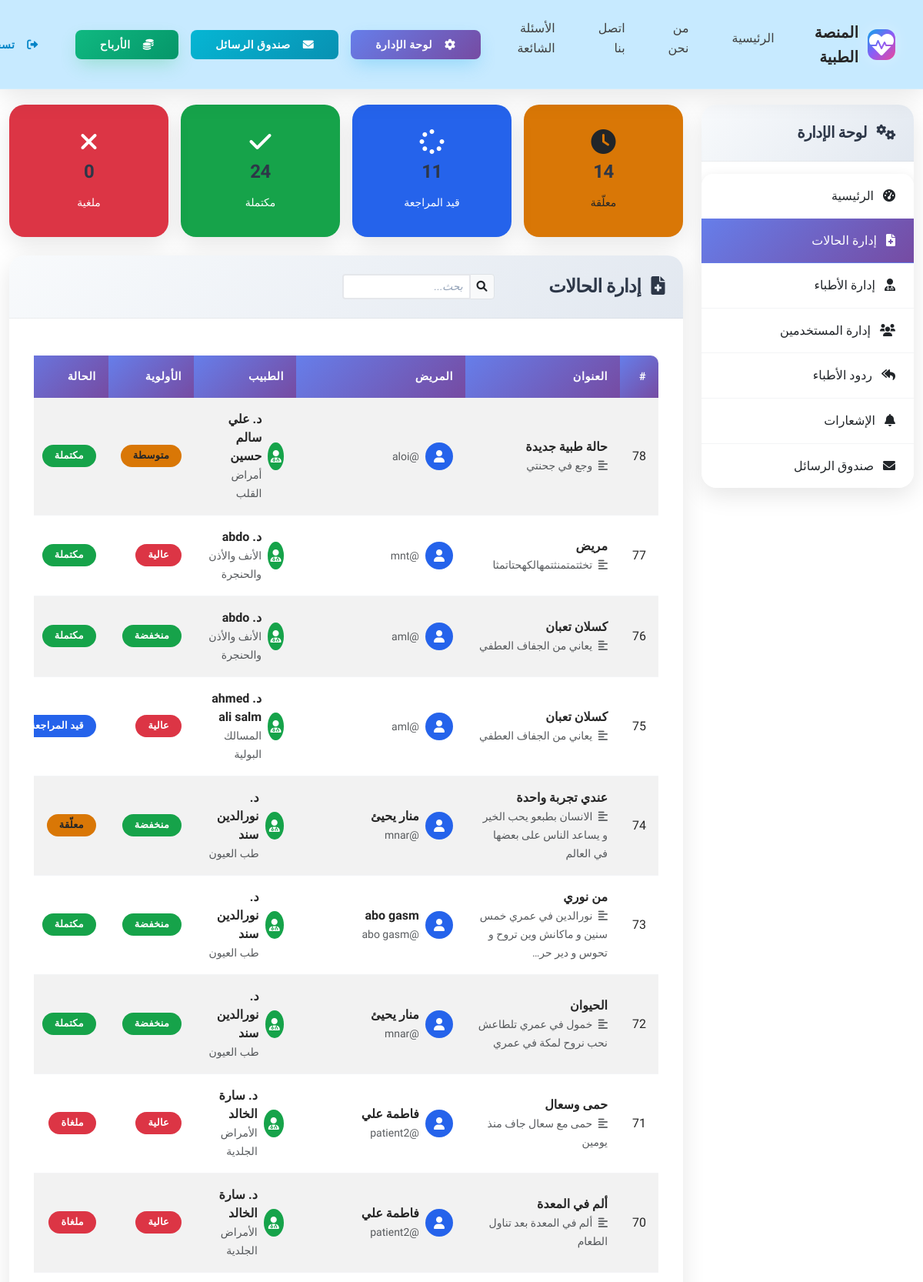
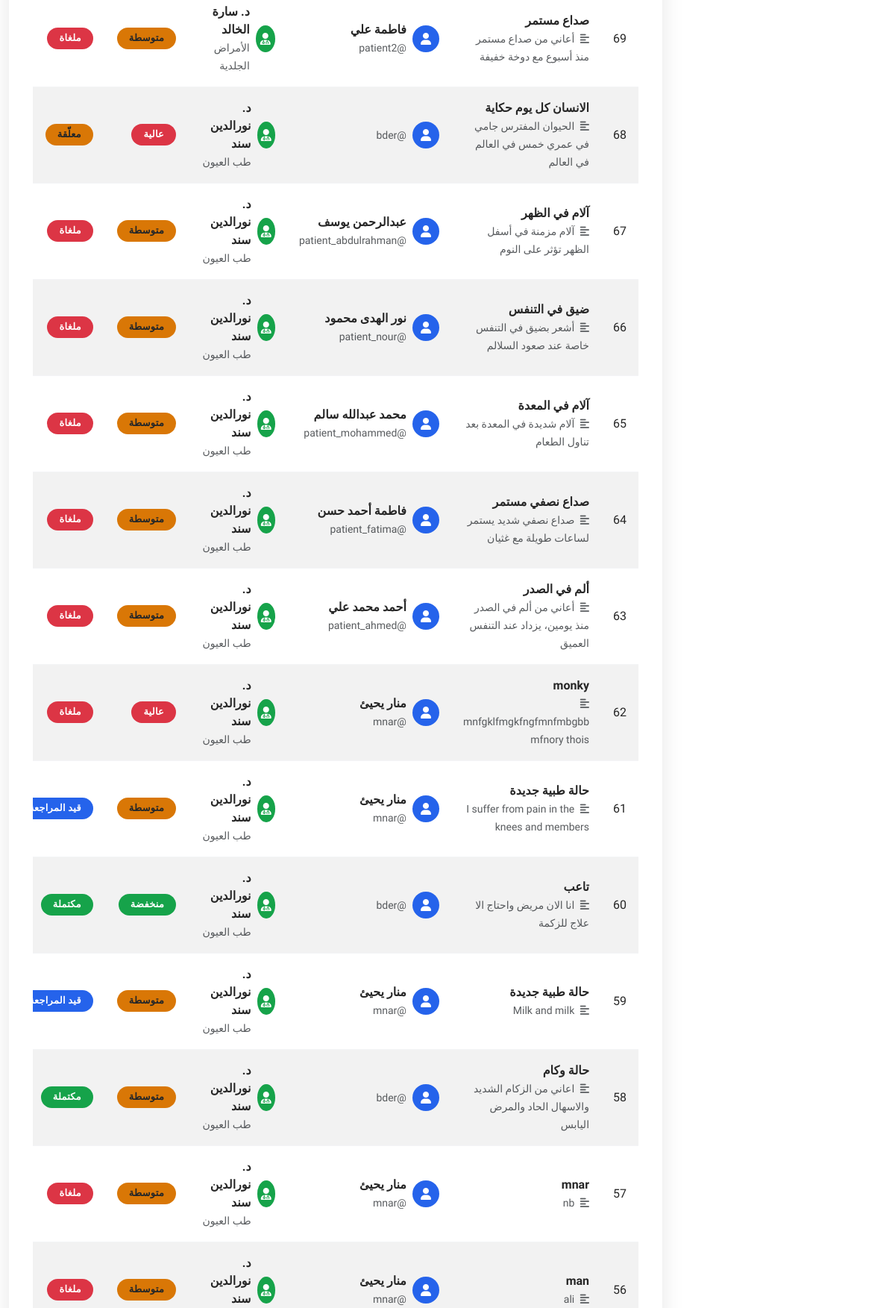
The app's page /admin-panel/cases/ (signed in, upper part) with its own data (2 pictures, top to bottom).
### patients/models.py (models this page shows, shortened)
class MedicalCase(models.Model):
    PRIORITY_CHOICES = (
        ('low', 'منخفضة'),
        ('medium', 'متوسطة'),
        ('high', 'عالية'),
        ('urgent', 'عاجلة'),
    )
    STATUS_CHOICES = (
        ('pending', 'قيد الانتظار'),
        ('in_progress', 'قيد المراجعة'),
        ('completed', 'تم الرد'),
        ('cancelled', 'ملغية'),
    )
    patient = models.ForeignKey(Patient, on_delete=models.CASCADE, related_name='medical_cases')
    doctor = models.ForeignKey(Doctor, on_delete=models.SET_NULL, null=True, blank=True, related_name='assigned_cases')
    title = models.CharField(max_length=200, default='حالة طبية جديدة')
    description = models.TextField()
    symptoms = models.TextField(blank=True, verbose_name="الأعراض")
    title_translated = models.CharField(max_length=200, blank=True, null=True, verbose_name="العنوان المترجم")
    description_translated = models.TextField(blank=True, null=True, verbose_name="الوصف المترجم")
    source_language = models.CharField(max_length=2, choices=[('ar', 'العربية'), ('en', 'English')], default='ar', verbose_name="اللغة الأصلية")
    translation_confidence = models.FloatField(default=0.0, verbose_name="مستوى الثقة في الترجمة")
    priority = models.CharField(max_length=10, choices=PRIORITY_CHOICES, default='medium')
    status = models.CharField(max_length=15, choices=STATUS_CHOICES, default='pending')
    created_at = models.DateTimeField(auto_now_add=True)
    updated_at = models.DateTimeField(auto_now=True)
    expected_response_time = models.DateTimeField(blank=True, null=True)
    class Meta:
        verbose_name = 'حالة طبية'
        verbose_name_plural = 'الحالات الطبية'
        ordering = ['-created_at']

class Patient(models.Model):
    user = models.OneToOneField(User, on_delete=models.CASCADE)
    date_of_birth = models.DateField(blank=True, null=True)
    gender = models.CharField(max_length=10, choices=[('male', 'ذكر'), ('female', 'أنثى')], blank=True)
    blood_type = models.CharField(max_length=5, blank=True)
    medical_history = models.TextField(blank=True)
    allergies = models.TextField(blank=True)
    emergency_contact = models.CharField(max_length=15, blank=True)
    created_at = models.DateTimeField(auto_now_add=True)
    updated_at = models.DateTimeField(auto_now=True)
    class Meta:
        verbose_name = 'مريض'
        verbose_name_plural = 'المرضى'

### accounts/models.py (models this page shows, shortened)
class CustomUser(AbstractUser):
    USER_TYPE_CHOICES = (
        ('patient', 'مريض'),
        ('doctor', 'طبيب'),
        ('admin', 'مشرف'),
    )
    user_type = models.CharField(max_length=10, choices=USER_TYPE_CHOICES, default='patient')
    phone_number = models.CharField(max_length=15, blank=True, null=True)
    profile_picture = models.ImageField(upload_to='profile_pics/', blank=True, null=True)
    is_verified = models.BooleanField(default=False)
    created_at = models.DateTimeField(auto_now_add=True)
    updated_at = models.DateTimeField(auto_now=True)

### doctors/models.py (models this page shows, shortened)
class Doctor(models.Model):
    SPECIALIZATION_CHOICES = (
        ('general', 'طب عام'),
        ('cardiology', 'أمراض القلب'),
        ('dermatology', 'الأمراض الجلدية'),
        ('neurology', 'الأمراض العصبية'),
        ('orthopedics', 'العظام'),
        ('pediatrics', 'طب الأطفال'),
        ('psychiatry', 'الطب النفسي'),
        ('gynecology', 'أمراض النساء'),
        ('urology', 'المسالك البولية'),
        ('ophthalmology', 'طب العيون'),
        ('ent', 'الأنف والأذن والحنجرة'),
        ('dentistry', 'طب الأسنان'),
    )
    STATUS_CHOICES = (
        ('pending', 'قيد المراجعة'),
        ('approved', 'مقبول'),
        ('rejected', 'مرفوض'),
    )
    user = models.OneToOneField(User, on_delete=models.CASCADE)
    specialization = models.CharField(max_length=20, choices=SPECIALIZATION_CHOICES)
    license_number = models.CharField(max_length=50, unique=True)
    license_image = models.ImageField(upload_to='doctor_licenses/')
    country = models.CharField(max_length=50)
    bio = models.TextField()
    experience_years = models.PositiveIntegerField(default=0)
    consultation_fee = models.DecimalField(max_digits=10, decimal_places=2, default=100.00, verbose_name="رسوم الاستشارة")
    emergency_fee = models.DecimalField(max_digits=10, decimal_places=2, default=200.00, verbose_name="رسوم الطوارئ")
    follow_up_fee = models.DecimalField(max_digits=10, decimal_places=2, default=75.00, verbose_name="رسوم المتابعة")
    currency = models.CharField(max_length=3, default='SAR', verbose_name="العملة")
    accepts_insurance = models.BooleanField(default=False, verbose_name="يقبل التأمين")
    rating = models.DecimalField(max_digits=3, decimal_places=2, default=0.00)
    total_reviews = models.PositiveIntegerField(default=0)
    status = models.CharField(max_length=10, choices=STATUS_CHOICES, default='pending')
    is_available = models.BooleanField(default=True)
    preferred_language = models.CharField(max_length=2, choices=[('ar', 'العربية'), ('en', 'English')], default='ar', verbose_name="اللغة المفضلة")
    created_at = models.DateTimeField(auto_now_add=True)
    updated_at = models.DateTimeField(auto_now=True)
    class Meta:
        verbose_name = 'طبيب'
        verbose_name_plural = 'الأطباء'

### admin_panel/views/__init__.py (the view)
# urls.py: path('cases/', views.ManageCasesView.as_view(), name='manage_cases'),
class ManageCasesView(AdminRequiredMixin, TemplateView):
    template_name = 'admin_panel/manage_cases.html'
    def get_context_data(self, **kwargs):
        context = super().get_context_data(**kwargs)
        context['all_cases'] = MedicalCase.objects.select_related(
            'patient__user', 'doctor__user'
        ).prefetch_related('attachments', 'responses').select_related(
            'patient__user', 'doctor__user'
        ).prefetch_related('attachments', 'responses').order_by('-created_at')
        context['pending_cases'] = MedicalCase.objects.filter(status='pending').count()
        context['in_progress_cases'] = MedicalCase.objects.filter(status='in_progress').count()
        context['completed_cases'] = MedicalCase.objects.filter(status='completed').count()
        context['cancelled_cases'] = MedicalCase.objects.filter(status='cancelled').count()
        return context

### templates/admin_panel/manage_cases.html (shortened to what this page needs)
{% extends 'base.html' %}
{% load i18n %}
{% block content %}
<div class="container-fluid py-4">
    <div class="row">
        <div class="col-md-3 mb-4">
            <div class="card">
                <div class="card-header bg-primary text-white">
                    <h5 class="mb-0">
                        <i class="fas fa-cogs me-2"></i>
                        {% trans "لوحة الإدارة" %}
                    </h5>
                </div>
                <div class="list-group list-group-flush">
                    <a href="{% url 'admin_panel:dashboard' %}" class="list-group-item list-group-item-action">
                        <i class="fas fa-tachometer-alt me-2"></i>
                        {% trans "الرئيسية" %}
                    </a>
                    <a href="{% url 'admin_panel:manage_cases' %}" class="list-group-item list-group-item-action active">
                        <i class="fas fa-file-medical me-2"></i>
                        {% trans "إدارة الحالات" %}
                    </a>
                    <a href="{% url 'admin_panel:manage_doctors' %}" class="list-group-item list-group-item-action">
                        <i class="fas fa-user-md me-2"></i>
                        {% trans "إدارة الأطباء" %}
                    </a>
                    <a href="{% url 'admin_panel:manage_users' %}" class="list-group-item list-group-item-action">
                        <i class="fas fa-users me-2"></i>
                        {% trans "إدارة المستخدمين" %}
                    </a>
                    <a href="{% url 'admin_panel:responses' %}" class="list-group-item list-group-item-action">
                        <i class="fas fa-reply-all me-2"></i>
                        {% trans "ردود الأطباء" %}
                    </a>
                    <a href="{% url 'admin_panel:notifications' %}" class="list-group-item list-group-item-action">
                        <i class="fas fa-bell me-2"></i>
                        {% trans "الإشعارات" %}
                    </a>
                    <a href="{% url 'admin_panel:messages' %}" class="list-group-item list-group-item-action">
                        <i class="fas fa-envelope me-2"></i>
                        صندوق الرسائل
                    </a>
                </div>
            </div>
        </div>
        <div class="col-md-9">
            <div class="row mb-4 g-3">
                <div class="col-6 col-md-3">
                    <div class="card bg-warning text-dark">
                        <div class="card-body text-center">
                            <i class="fas fa-clock fa-2x mb-2"></i>
                            <h4>{{ pending_cases|default:0 }}</h4>
                            <small>{% trans "معلّقة" %}</small>
                        </div>
                    </div>
                </div>
                <div class="col-6 col-md-3">
                    <div class="card bg-info text-white">
                        <div class="card-body text-center">
                            <i class="fas fa-spinner fa-2x mb-2"></i>
                            <h4>{{ in_progress_cases|default:0 }}</h4>
                            <small>{% trans "قيد المراجعة" %}</small>
                        </div>
                    </div>
                </div>
                <div class="col-6 col-md-3">
                    <div class="card bg-success text-white">
                        <div class="card-body text-center">
                            <i class="fas fa-check fa-2x mb-2"></i>
                            <h4>{{ completed_cases|default:0 }}</h4>
                            <small>{% trans "مكتملة" %}</small>
                        </div>
                    </div>
                </div>
                <div class="col-6 col-md-3">
                    <div class="card bg-danger text-white">
                        <div class="card-body text-center">
                            <i class="fas fa-times fa-2x mb-2"></i>
                            <h4>{{ cancelled_cases|default:0 }}</h4>
                            <small>{% trans "ملغية" %}</small>
                        </div>
                    </div>
                </div>
            </div>
            <div class="card">
                <div class="card-header bg-gradient-primary text-white">
                    <div class="row align-items-center">
                        <div class="col-md-6">
                            <h4 class="mb-0">
                                <i class="fas fa-file-medical me-2"></i>
                                {% trans "إدارة الحالات" %}
                            </h4>
                        </div>
                        <div class="col-md-6 text-end">
                            <div class="input-group input-group-sm" style="max-width: 280px; float: inline-end;">
                                <span class="input-group-text"><i class="fas fa-search"></i></span>
                                <input type="text" class="form-control table-search" placeholder="{% trans 'بحث...' %}" data-table-target="#casesTable">
                            </div>
                        </div>
                    </div>
                </div>
                <div class="card-body">
                    <div class="table-responsive">
                        <table id="casesTable" class="table table-striped table-hover align-middle">
                            <thead class="table-dark">
                                <tr>
                                    <th>#</th>
                                    <th>{% trans "العنوان" %}</th>
                                    <th>{% trans "المريض" %}</th>
                                    <th>{% trans "الطبيب" %}</th>
                                    <th>{% trans "الأولوية" %}</th>
                                    <th>{% trans "الحالة" %}</th>
                                </tr>
                            </thead>
                            <tbody>
                                {% for case in all_cases %}
                                <tr>
                                    <td>{{ case.id }}</td>
                                    <td>
                                        <div class="fw-bold">{{ case.title }}</div>
                                        <small class="text-muted">
                                            <i class="fas fa-align-left me-1"></i>
                                            {{ case.description|truncatechars:60 }}
                                        </small>
                                    </td>
                                    <td>
                                        <div class="d-flex align-items-center">
                                            <div class="bg-info rounded-circle d-flex align-items-center justify-content-center text-white me-2" style="width: 36px; height: 36px;">
                                                <i class="fas fa-user"></i>
                                            </div>
                                            <div>
                                                <div class="fw-bold">{{ case.patient.user.get_full_name }}</div>
                                                <small class="text-muted">@{{ case.patient.user.username }}</small>
                                            </div>
                                        </div>
                                    </td>
                                    <td>
                                        {% if case.doctor %}
                                            <div class="d-flex align-items-center">
                                                <div class="bg-success rounded-circle d-flex align-items-center justify-content-center text-white me-2" style="width: 36px; height: 36px;">
                                                    <i class="fas fa-user-md"></i>
                                                </div>
                                                <div>
                                                    <div class="fw-bold">د. {{ case.doctor.user.get_full_name }}</div>
                                                    <small class="text-muted">{{ case.doctor.get_specialization_display }}</small>
                                                </div>
                                            </div>
                                        {% else %}
                                            <span class="badge bg-secondary">{% trans "غير معيّن" %}</span>
                                        {% endif %}
                                    </td>
                                    <td>
                                        <span class="badge {% if case.priority == 'high' %}bg-danger{% elif case.priority == 'medium' %}bg-warning text-dark{% else %}bg-success{% endif %}">
                                            {% if case.priority == 'high' %}{% trans "عالية" %}{% elif case.priority == 'medium' %}{% trans "متوسطة" %}{% else %}{% trans "منخفضة" %}{% endif %}
                                        </span>
                                    </td>
                                    <td>
                                        <span class="badge {% if case.status == 'pending' %}bg-warning text-dark{% elif case.status == 'in_progress' %}bg-info{% elif case.status == 'completed' %}bg-success{% else %}bg-danger{% endif %}">
                                            {% if case.status == 'pending' %}{% trans "معلّقة" %}{% elif case.status == 'in_progress' %}{% trans "قيد المراجعة" %}{% elif case.status == 'completed' %}{% trans "مكتملة" %}{% else %}{% trans "ملغاة" %}{% endif %}
                                        </span>
                                    </td>
                                </tr>
                                {% endfor %}
                            </tbody>
                        </table>
                    </div>
                </div>
            </div>
        </div>
    </div>
</div>
{% endblock %}

### records on screen
MedicalCase: id "78", title "حالة طبية جديدة", description "وجع في جحنتي", patient.user.username "aloi", doctor.user.get_full_name "علي سالم حسين", doctor.specialization "أمراض القلب"
MedicalCase: id "77", title "مريض", description "تخثتمتمنثتمهالكهحتاتمثا", patient.user.username "mnt", doctor.user.get_full_name "abdo", doctor.specialization "الأنف والأذن والحنجرة"
MedicalCase: id "76", title "كسلان تعبان", description "يعاني من الجفاف العطفي", patient.user.username "aml", doctor.user.get_full_name "abdo", doctor.specialization "الأنف والأذن والحنجرة"
MedicalCase: id "75", title "كسلان تعبان", description "يعاني من الجفاف العطفي", patient.user.username "aml", doctor.user.get_full_name "ahmed ali salm", doctor.specialization "المسالك البولية"
MedicalCase: id "74", title "عندي تجربة واحدة", description "الانسان بطبعو يحب الخير و يساعد الناس على بعضها في العالم", patient.user.get_full_name "منار يحيئ", patient.user.username "mnar", doctor.user.get_full_name "نورالدين سند", doctor.specialization "طب العيون"
MedicalCase: id "73", title "من نوري", description "نورالدين في عمري خمس سنين و ماكانش وين تروح و تحوس و دير حر…", patient.user.get_full_name "abo gasm", patient.user.username "abo gasm", doctor.user.get_full_name "نورالدين سند", doctor.specialization "طب العيون"
MedicalCase: id "72", title "الحيوان", description "خمول في عمري تلطاعش نحب نروح لمكة في عمري", patient.user.get_full_name "منار يحيئ", patient.user.username "mnar", doctor.user.get_full_name "نورالدين سند", doctor.specialization "طب العيون"
MedicalCase: id "71", title "حمى وسعال", description "حمى مع سعال جاف منذ يومين", patient.user.get_full_name "فاطمة علي", patient.user.username "patient2", doctor.user.get_full_name "سارة الخالد", doctor.specialization "الأمراض الجلدية"
MedicalCase: id "70", title "ألم في المعدة", description "ألم في المعدة بعد تناول الطعام", patient.user.get_full_name "فاطمة علي", patient.user.username "patient2", doctor.user.get_full_name "سارة الخالد", doctor.specialization "الأمراض الجلدية"
MedicalCase: id "69", title "صداع مستمر", description "أعاني من صداع مستمر منذ أسبوع مع دوخة خفيفة", patient.user.get_full_name "فاطمة علي", patient.user.username "patient2", doctor.user.get_full_name "سارة الخالد", doctor.specialization "الأمراض الجلدية"
MedicalCase: id "68", title "الانسان كل يوم حكاية", description "الحيوان المفترس جامي في عمري خمس في العالم في العالم", patient.user.username "bder", doctor.user.get_full_name "نورالدين سند", doctor.specialization "طب العيون"
MedicalCase: id "67", title "آلام في الظهر", description "آلام مزمنة في أسفل الظهر تؤثر على النوم", patient.user.get_full_name "عبدالرحمن يوسف", patient.user.username "patient_abdulrahman", doctor.user.get_full_name "نورالدين سند", doctor.specialization "طب العيون"
MedicalCase: id "66", title "ضيق في التنفس", description "أشعر بضيق في التنفس خاصة عند صعود السلالم", patient.user.get_full_name "نور الهدى محمود", patient.user.username "patient_nour", doctor.user.get_full_name "نورالدين سند", doctor.specialization "طب العيون"
MedicalCase: id "65", title "آلام في المعدة", description "آلام شديدة في المعدة بعد تناول الطعام", patient.user.get_full_name "محمد عبدالله سالم", patient.user.username "patient_mohammed", doctor.user.get_full_name "نورالدين سند", doctor.specialization "طب العيون"
MedicalCase: id "64", title "صداع نصفي مستمر", description "صداع نصفي شديد يستمر لساعات طويلة مع غثيان", patient.user.get_full_name "فاطمة أحمد حسن", patient.user.username "patient_fatima", doctor.user.get_full_name "نورالدين سند", doctor.specialization "طب العيون"
MedicalCase: id "63", title "ألم في الصدر", description "أعاني من ألم في الصدر منذ يومين، يزداد عند التنفس العميق", patient.user.get_full_name "أحمد محمد علي", patient.user.username "patient_ahmed", doctor.user.get_full_name "نورالدين سند", doctor.specialization "طب العيون"
MedicalCase: id "62", title "monky", description "mnfgklfmgkfngfmnfmbgbb mfnory thois", patient.user.get_full_name "منار يحيئ", patient.user.username "mnar", doctor.user.get_full_name "نورالدين سند", doctor.specialization "طب العيون"
MedicalCase: id "61", title "حالة طبية جديدة", description "I suffer from pain in the knees and members", patient.user.get_full_name "منار يحيئ", patient.user.username "mnar", doctor.user.get_full_name "نورالدين سند", doctor.specialization "طب العيون"
MedicalCase: id "60", title "تاعب", description "انا الان مريض واحتاج الا علاج للزكمة", patient.user.username "bder", doctor.user.get_full_name "نورالدين سند", doctor.specialization "طب العيون"
MedicalCase: id "59", title "حالة طبية جديدة", description "Milk and milk", patient.user.get_full_name "منار يحيئ", patient.user.username "mnar", doctor.user.get_full_name "نورالدين سند", doctor.specialization "طب العيون"
MedicalCase: id "58", title "حالة وكام", description "اعاني من الزكام الشديد والاسهال الحاد والمرض اليابس", patient.user.username "bder", doctor.user.get_full_name "نورالدين سند", doctor.specialization "طب العيون"
MedicalCase: id "57", title "mnar", description "nb", patient.user.get_full_name "منار يحيئ", patient.user.username "mnar", doctor.user.get_full_name "نورالدين سند", doctor.specialization "طب العيون"
MedicalCase: id "56", title "man", description "ali", patient.user.get_full_name "منار يحيئ", patient.user.username "mnar", doctor.user.get_full_name "نورالدين سند"

### other values on screen
{{ pending_cases|default:0 }} "14"
{{ in_progress_cases|default:0 }} "11"
{{ completed_cases|default:0 }} "24"
{{ cancelled_cases|default:0 }} "0"
